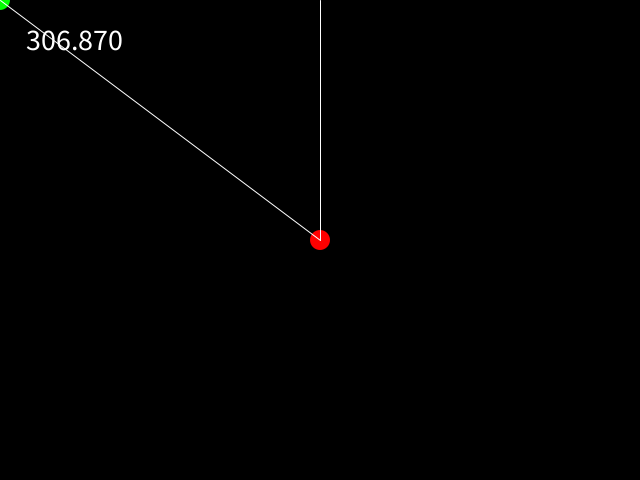
Frame 1 (no input)
Frame 60 (the mouse pressed at the canvas centre just before this capture): identical to frame 1, image omitted
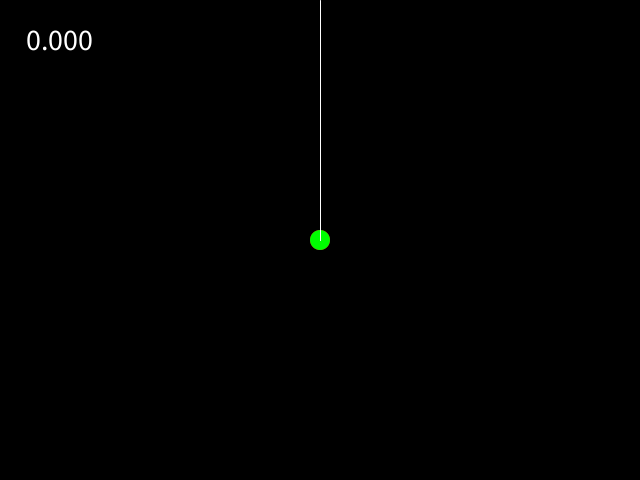
Frame 120 (the mouse held since frame 60 and released just before this capture)

The Processing sketch that drew these frames (run headless with seeded random() and noise(); from frame 60 on, the mouse is pressed at the canvas centre):

// Processing sketch: Rotation_around_point
// ── Rotation_around_point.pde
// this code calculates the degrees one point is rotated around another point

void setup(){
  size(640, 480);
  
}

void draw(){
  background(0);
  
  // get rotation
  float rotation = getRotation(width/2, height/2, mouseX, mouseY);
  println(rotation);
  
  // visualize
  fill(255);
  textSize(30);
  text(rotation, 20, 50);
  noStroke();
  fill(255,0,0);
  ellipse(width/2, height/2, 20, 20);
  fill(0,255,0);
  ellipse(mouseX, mouseY, 20, 20);
  stroke(255);
  line(width/2, height/2, width/2, 0);
  line(width/2, height/2, mouseX, mouseY);

}

// method that calculates rotation of one point around another
float getRotation(float x1, float y1, float x2, float y2){
  
  PVector a = new PVector(x1, y1);   // point a
  PVector b = new PVector(x2, y2);   // point b
  PVector r = new PVector(0, -100);  // reference point
 
  b.sub(a);             // move point b
  a.sub(a);             // move point a
  
  // calculate rotation
  float angle = degrees(r.angleBetween(r,b));
  if (b.x < 0){ // turn result around if b is on the left side of a
    angle = 360 - angle;  
  }
  return angle; // return angle


}
